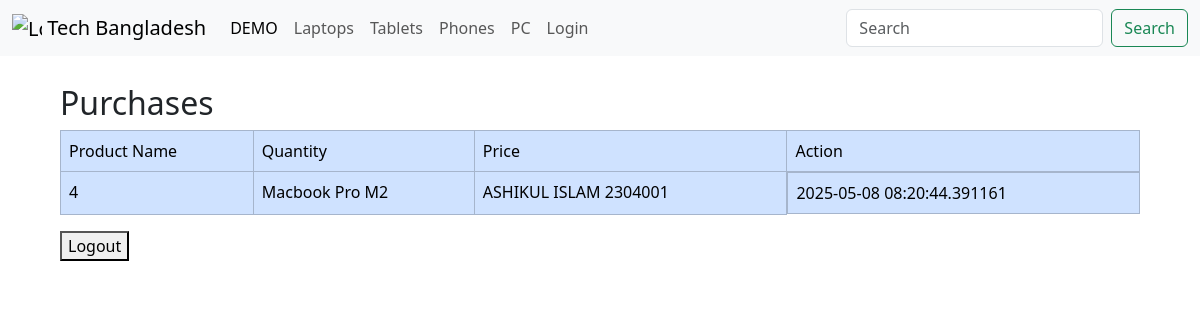
Page /admin_purchase on the committed database.
### app/models.py (models this page shows)
class Purchase(db.Model):
    __tablename__ = 'purchase'
    id = db.Column(db.Integer , primary_key = True)
    user_id = db.Column(db.Integer,db.ForeignKey("user.id"),nullable = False)
    product_id = db.Column(db.Integer, db.ForeignKey("product.id"),nullable = False)
    quantity = db.Column(db.Integer,default = 1)
    time = db.Column(db.DateTime, default =datetime.now)
    product = db.relationship("Product",backref = "purchases")
    user = db.relationship("User", back_populates = "purchases")

class Product(db.Model):
    __tablename__= "product"
    id = db.Column(db.Integer,primary_key = True)
    name = db.Column(db.String(200),nullable = False)
    brand = db.Column(db.String(200),nullable = True)
    releasedate = db.Column(db.String(200), nullable = True)
    description = db.Column(db.String(200),nullable = False)
    price = db.Column(db.Integer,nullable = False)
    stock = db.Column(db.Integer,nullable = False)
    category = db.Column(db.String(100),nullable = False)
    image = db.Column(db.String(100),nullable = False)
    availabity = db.Column(db.Boolean,nullable = True)
    time = db.Column(db.DateTime,default= datetime.now)
    hardware = db.relationship("Hardware",back_populates = "product")
    battery = db.relationship("Battery",back_populates = "product")
    display = db.relationship("Display",back_populates = "product")
    connectivity = db.relationship("Connectivity",back_populates = "product")
    camera = db.relationship("Camera",back_populates = "product")
    software = db.relationship("Software",back_populates = "product")
    extrainfo = db.relationship("Extrainfo",back_populates = "product")

class User(db.Model,UserMixin):
    __tablename__ = 'user'
    id = db.Column(db.Integer, primary_key = True)
    name = db.Column(db.String, nullable = False)
    username = db.Column(db.String , unique = True, nullable = False)
    email = db.Column(db.String, unique = True, nullable = False)
    password = db.Column(db.String)
    profile_pic = db.Column(db.String, nullable = False)
    cart_items = db.relationship("Cart",back_populates="user",lazy = True)
    purchases = db.relationship("Purchase",back_populates = "user", lazy = True)

### app/admin_purchase.py (the view)
@adPurchases.route('/admin_purchase')
def admin_purchase():
    purchases = Purchase.query.order_by(Purchase.time.desc()).all()
    return render_template("admin_purchase.html",purchases=purchases)

### app/templates/admin_purchase.html (shortened to what this page needs)
{% extends 'layout.html' %}
{% block body %}
    <h2>
        Purchases
    </h2>
    <table class="table">
        <tr class="table-primary">
            <td class="table-primary ">
                Product Name
            </td>
            <td class="table-primary">
                Quantity
            </td>
            <td class="table-primary">
                Price
            </td>
            <td class="table-primary">
                Action
            </td>
        </tr>
        {% for purchase in purchases %}
            <tr class="table-primary">
                <td class="table-primary ">
                    {{ purchase.product.id }}
                </td>
                <td class="table-primary">
                    {{ purchase.product.name }}
                </td>
                <td class="table-primary">
                    {{ purchase.user.name }}
                </td>
                <td class="table-primary" style="display: flex;">
                    {{ purchase.time }}
                </td>
            </tr>
    {% endfor %}
    </table>
    <form action="/logout">
    <button type="submit">Logout</button>
    </form>
{% endblock %}

### app/templates/admin_purchase.html (style rules this page uses)
td { border: 1px solid black; }

### rows in the picture
Purchase: product.id "4", product.name "Macbook Pro M2", user.name "ASHIKUL ISLAM 2304001", time "2025-05-08 08:20:44.391161"
